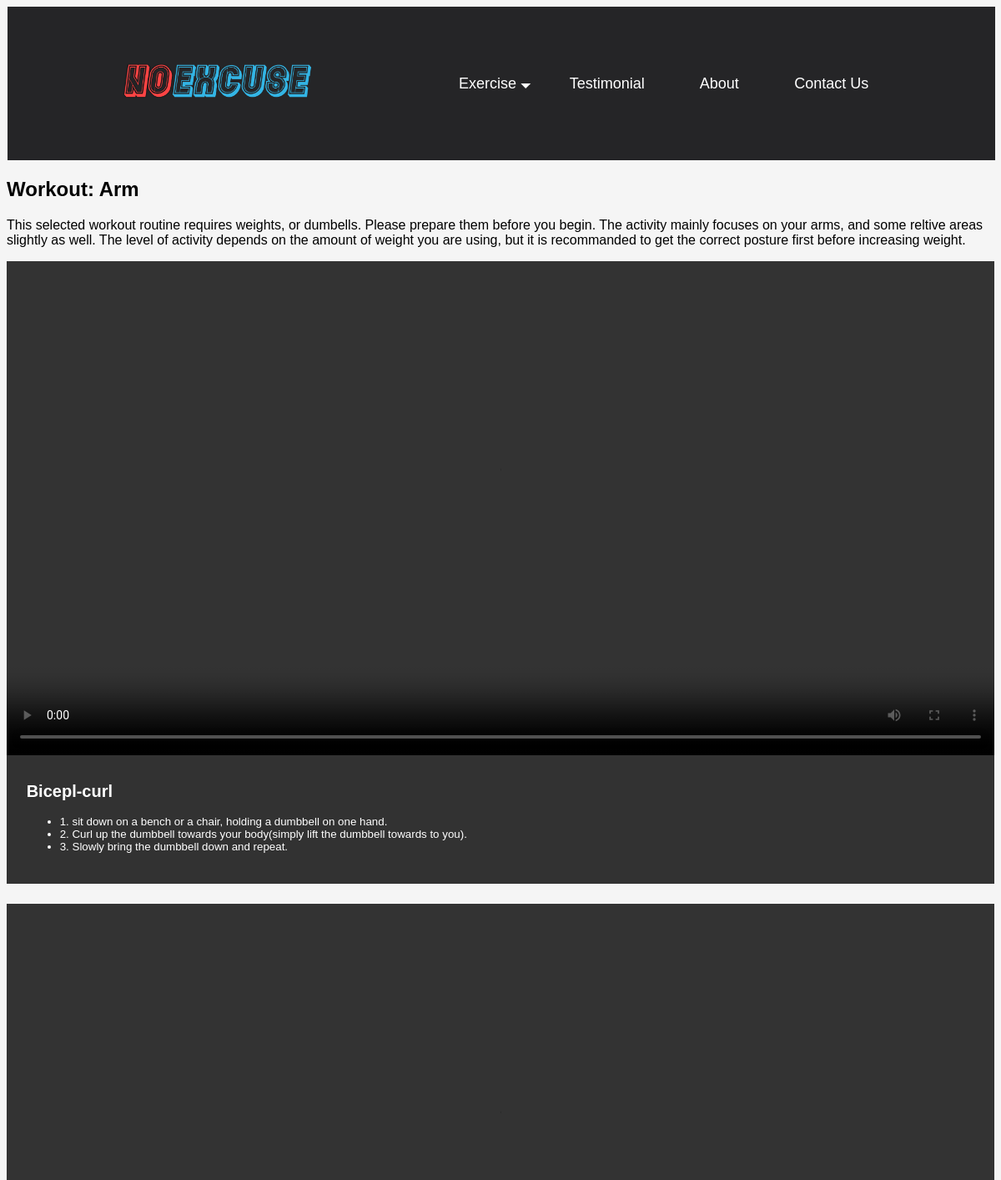
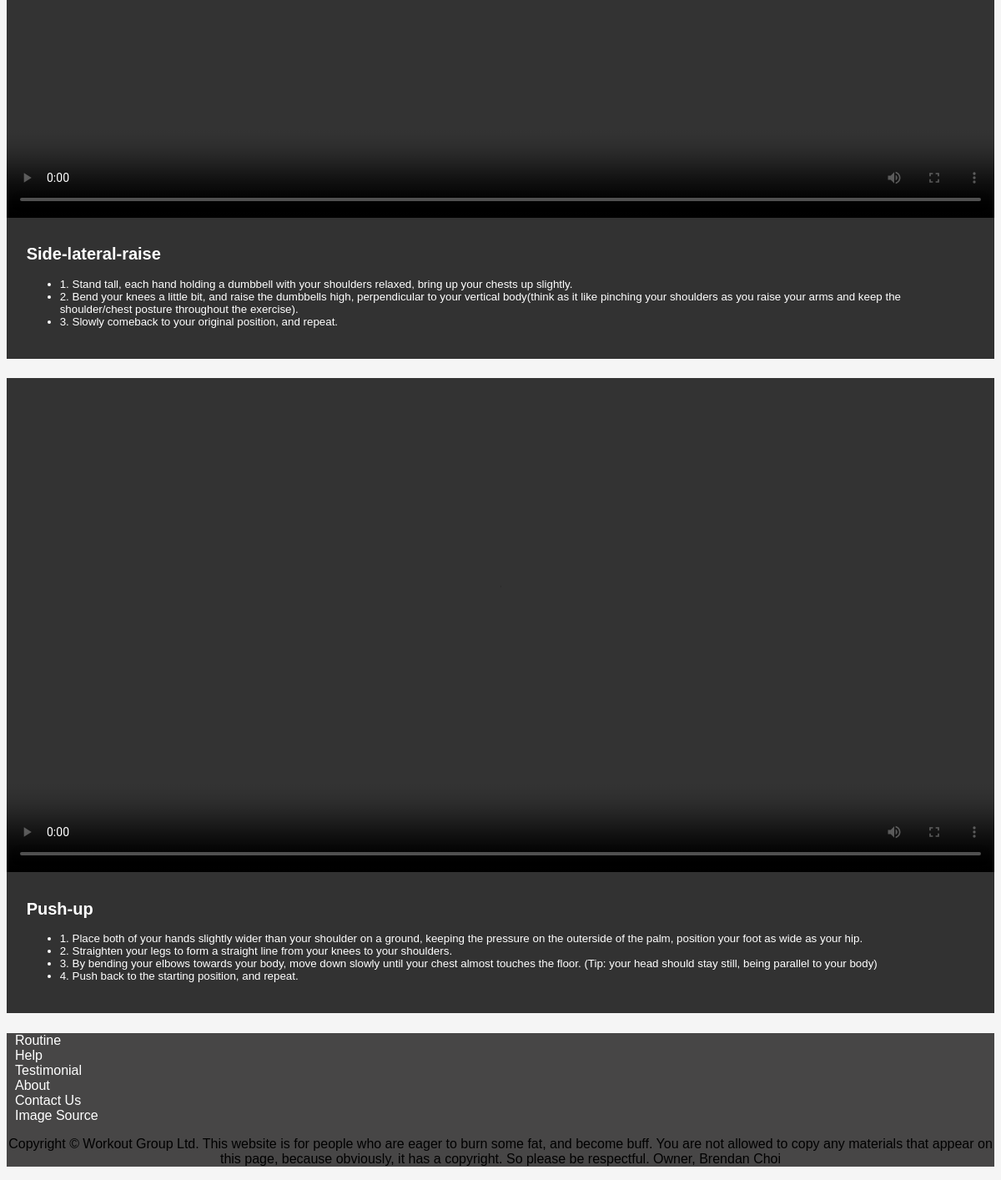
Page /exercisenow/1 on the committed database (2 pictures, top to bottom).
### tables this page shows
CREATE TABLE Routine (id INTEGER PRIMARY KEY AUTOINCREMENT, name TEXT, decscription TEXT);

CREATE TABLE ExerciseRoutine (Routine INTEGER REFERENCES Routine (id), Exercise INTEGER REFERENCES Exercise (id), reps INTEGER, sets INTEGER, term INTEGER);

CREATE TABLE Exercise (id INTEGER PRIMARY KEY AUTOINCREMENT, name TEXT, weight INTEGER, description TEXT);

### app.py (the view)
@app.route('/exercisenow/<int:id>')
def exercisenow(id):
    exercisenow = sqlite_conn('database.db', 'SELECT Exercise.name, ExerciseRoutine.reps, ExerciseRoutine.sets, ExerciseRoutine.term, Exercise.description FROM ExerciseRoutine INNER JOIN Exercise ON ExerciseRoutine.Exercise=Exercise.id WHERE ExerciseRoutine.Routine= (SELECT id FROM Routine WHERE id = {})'.format(id))
    description = sqlite_conn('database.db', 'SELECT Routine.decscription FROM Routine WHERE id == {};'.format(id), True)
    return render_template('exercisenow.html', exercisenow=exercisenow, description=description[0])

### app.py (called while the page is built)
def sqlite_conn(database, query, single=False):
    conn = sqlite3.connect(database)
    cur = conn.cursor()
    cur.execute(query)
    results = cur.fetchone() if single else cur.fetchall()
    conn.close()
    return results

### templates/exercisenow.html (shortened to what this page needs)
{% extends 'layout.html' %}
{% block content %}
<div class="exercise_layout">
    {{description|safe}}
    {% for exercise in exercisenow %}
    <div class="exercise_layout_element">
        <div class="exercise_layout_element_vid">
            <video controls><source src="/static/Exercise_Video/{{exercise[0]}}.mp4" type="video/mp4"></video>
        </div>
        <div class="exercise_layout_element_text">
            <div class="exercise_layout_element_text_desc">
                <p>{{exercise[4]|safe}} </p>
            </div>
        </div>
    </div>
    {% endfor %}
</div>
{% endblock %}

### static/css/style.css (style rules this page uses)
html { box-sizing: border-box; margin: 0; padding: 0; background-color:whitesmoke; font-family: Verdana, Tahoma, sans-serif; }
.exercise_layout { overflow: auto; width: 90%; height: auto; margin: 0 0 0 5%; }
.exercise_layout_element { display: flex; max-height: 600px; }
.exercise_layout_element_text { width: 30%; float: left; height: auto; background-color: rgb(50, 50, 50); margin-bottom: 1.25%; font-size: smaller; padding: 5%; color: white; }
.exercise_layout_element_text_desc { width: 100%; height: 100%; justify-content: center; overflow: auto; }
.exercise_layout_element_vid { width:60%; float: left; height: auto; margin-bottom: 1%; }
.exercise_layout video { width: 100%; }
.gridview_layout *, .gridview_layout *::after, *::before { margin: 0; padding: 0; box-sizing: border-box; font-family: Verdana, Tahoma, sans-serif; }
@media screen and (max-width : 1550px) { .exercise_layout_element_text { width: 38%; padding: 1%; } }
@media screen and (max-width : 1200px) { .exercise_layout_element_text { width: 96%; margin: 0 0 2% 0; padding: 2%; } }
@media screen and (max-width : 1200px) { .exercise_layout_element { display: block; } }
@media screen and (max-width : 1200px) { .exercise_layout_element_vid { width: 100%; margin-bottom: -1%; } }
@media screen and (max-width : 1200px) { .exercise_layout { width: 100%; margin: 0; } }

### rows in the picture
Routine: decscription "Workout: Arm This selected workout routine requires weights, or dumbells. Please prepare them before you begin. The activity mainly focuses on your arms, and some reltive areas slightly as well. The level of activity depends on the amount of weight you are using, but it is recommanded to get the correct posture first before increasing weight."
ExerciseRoutine: description "Bicepl-curl 1. sit down on a bench or a chair, holding a dumbbell on one hand. 2. Curl up the dumbbell towards your body(simply lift the dumbbell towards to you). 3. Slowly bring the dumbbell down and repeat."
ExerciseRoutine: description "Side-lateral-raise 1. Stand tall, each hand holding a dumbbell with your shoulders relaxed, bring up your chests up slightly. 2. Bend your knees a little bit, and raise the dumbbells high, perpendicular to your vertical body(think as it like pinching your shoulders as you raise your arms and keep the shoulder/chest posture throughout the exercise). 3. Slowly comeback to your original position, and repeat."
ExerciseRoutine: description "Push-up 1. Place both of your hands slightly wider than your shoulder on a ground, keeping the pressure on the outerside of the palm, position your foot as wide as your hip. 2. Straighten your legs to form a straight line from your knees to your shoulders. 3. By bending your elbows towards your body, move down slowly until your chest almost touches the floor. (Tip: your head should stay still, being parallel to your body) 4. Push back to the starting position, and repeat."
